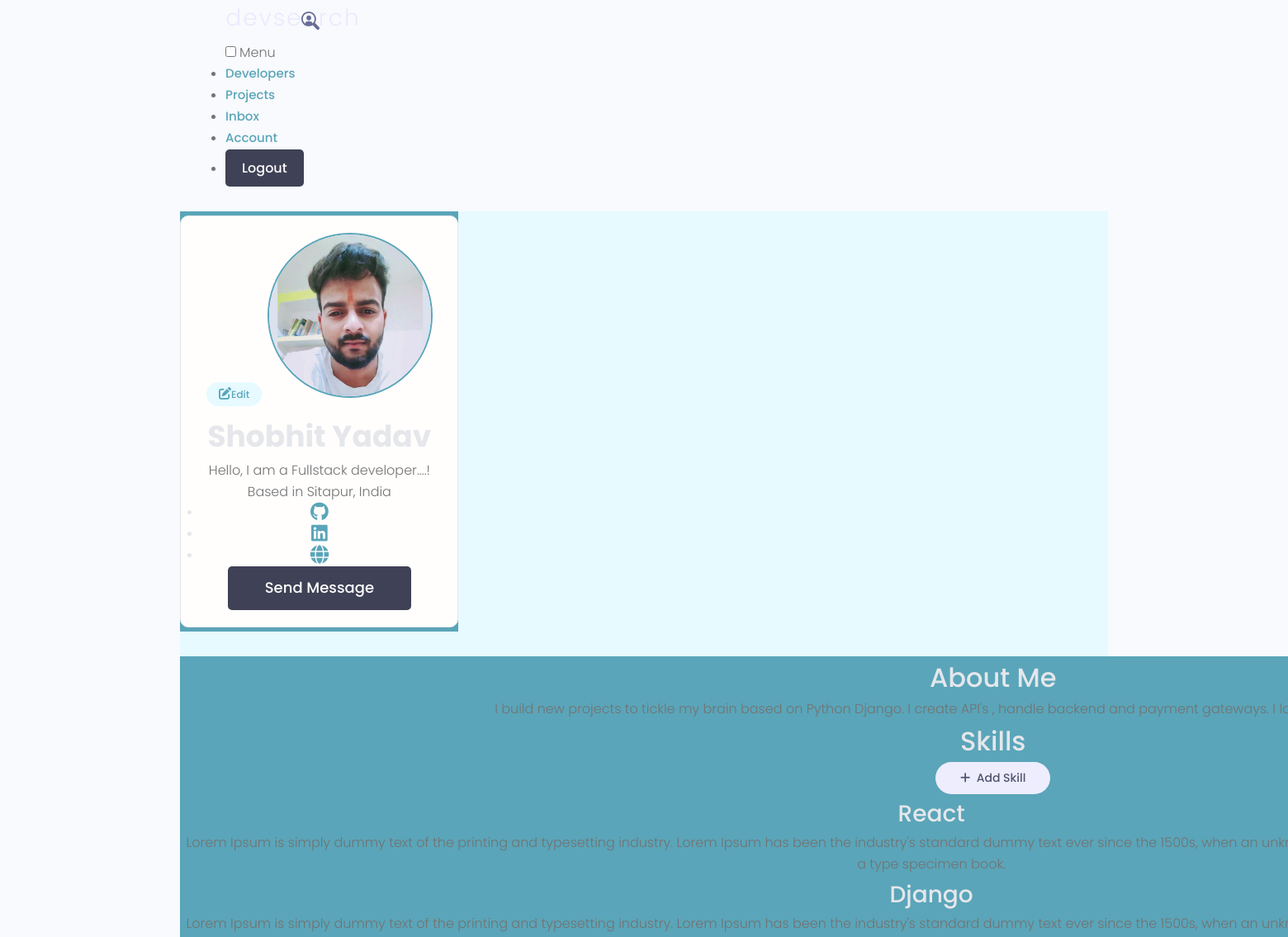
Page /account/ (signed in, upper part) on the earlier database version.
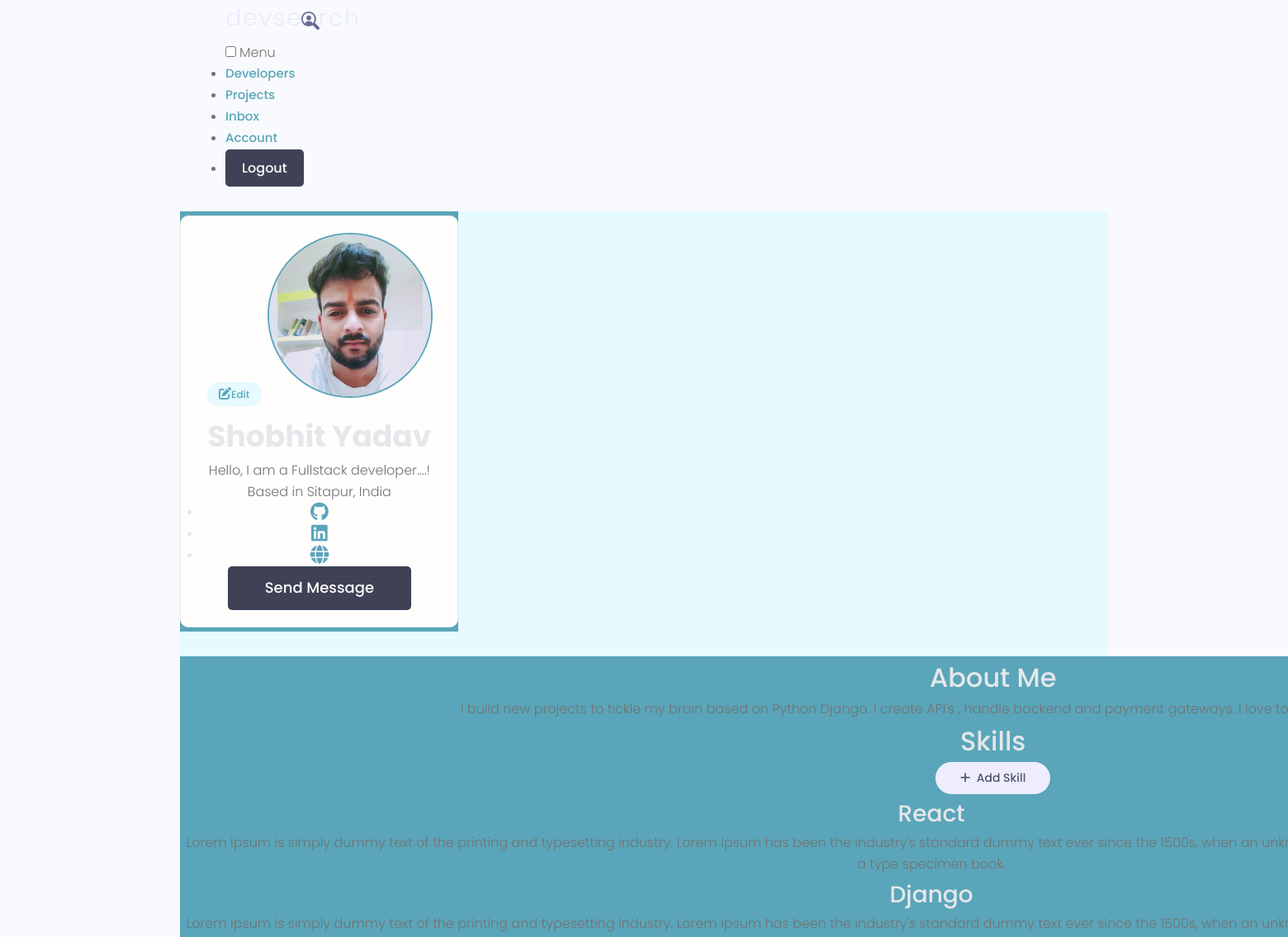
Same page on the later database version.
### users/models.py (models this page shows, shortened)
class Profile(models.Model):
    user=models.OneToOneField(User, on_delete=models.CASCADE, null=True, blank=True)
    name=models.CharField(max_length=200, null=True,blank=True)
    email=models.EmailField(max_length=500, null=True,blank=True)
    username=models.CharField(max_length=200, null=True,blank=True)
    location=models.CharField(max_length=200, null=True,blank=True)
    short_intro=models.CharField(max_length=200, null=True,blank=True)
    bio=models.TextField(null=True,blank=True)
    profile_image=models.ImageField(null=True,blank=True,upload_to='profiles/',default='profiles/user-default.png')
    social_github=models.CharField(max_length=200, null=True,blank=True)
    social_twitter=models.CharField(max_length=200, null=True,blank=True)
    social_linkedin=models.CharField(max_length=200, null=True,blank=True)
    social_youtube=models.CharField(max_length=200, null=True,blank=True)
    social_website=models.CharField(max_length=200, null=True,blank=True)
    created=models.DateTimeField(auto_now_add=True)
    id=models.UUIDField(default=uuid.uuid4, unique=True, primary_key=True, editable=False)

### users/views.py (the view)
# urls.py: path('account/', views.userAccount, name='account'),
@login_required(login_url='login')
def userAccount(request):
    profile=request.user.profile
    skills=profile.skill_set.all()
    projects=profile.project_set.all()
    context={'profile':profile, 'skills':skills, 'projects':projects}
    return render(request, 'users/account.html', context)

### users/templates/users/account.html (shortened to what this page needs)
{% extends 'main.html' %}
{% block content %}
  <main class="settingsPage profile my-md">
    <div class="container">
      <div class="layout">
        <div class="column column--1of3">
          <div class="card text-center">
            <div class="card__body dev">
              <a class="tag tag--pill tag--main settings__btn" href="{% url 'edit-account' %}"> Edit</a>
              <img class="avatar avatar--xl dev__avatar" src="{{profile.profile_image.url}}" />
              <h2 class="dev__name"> {{profile.name}}</h2>
              <p class="dev__title">{{profile.short_intro}}</p>
              <p class="dev__location">Based in {{profile.location}}</p>
              <ul class="dev__social">
                {% if profile.social_github %}
                <li>
                  <a title="Github" href="{{profile.social_github}}" target="_blank"></a>
                </li>
                {% endif %}
                {% if profile.social_linkedin %}
                <li>
                  <a title="LinkedIn" href="{{profile.social_linkedin}}" target="_blank"></a>
                </li>
                {% endif %}
                {% if profile.social_website %}
                <li>
                  <a title="Personal Website" href="{{profile.social_website}}" target="_blank"></a>
                </li>
                {% endif %}
              </ul>
              <a href="#" class="btn btn--sub btn--lg">Send Message </a>
            </div>
          </div>
        </div>
        <div class="column column--2of3">
          <div class="devInfo">
            <h3 class="devInfo__title">About Me</h3>
            <p class="devInfo__about">
              {{profile.bio}}
            </p>
          </div>
          <div class="settings">
            <h3 class="settings__title">Skills</h3>
            <a class="tag tag--pill tag--sub settings__btn tag--lg" href="{% url 'create-skill' %}"><i class="fas fa-plus"></i>&nbsp; Add Skill</a>
          </div>
          <table class="settings__table">
            {% for skill in skills %}
            <tr>
              <td class="settings__tableInfo">
                <h4>{{skill.name}}</h4>
                <p>{{skill.description}}</p>
              </td>
            </tr>
            {% endfor %}
          </table>
        </div>
      </div>
    </div>
  </main>
  {% endblock %}

Differences in the rows shown:
changed Profile "Shobhit Yadav": bio "I build new projects to tickle my brain based on Python Django. I create API's , handle backend and payment gateways. I…" → "I build new projects to tickle my brain based on Python Django. I create API's , handle backend and payment gateways. I love to…"
